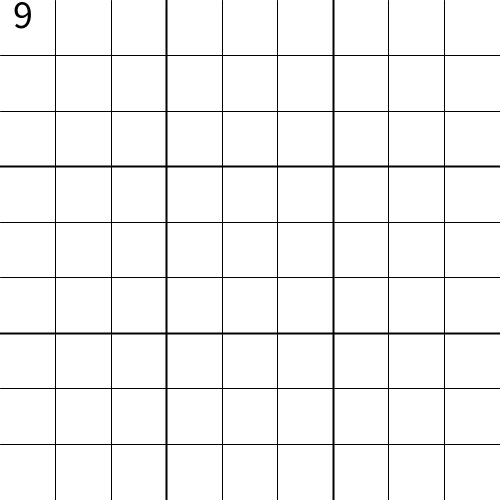
Frame 1 (no input)
Frame 60 (the mouse pressed at the canvas centre just before this capture): identical to frame 1, image omitted
Frame 120 (the mouse held since frame 60 and released just before this capture): identical to frame 1, image omitted

The Processing sketch that drew this single still picture (run headless with seeded random() and noise(); from frame 60 on, the mouse is pressed at the canvas centre):

// Processing sketch: Sodoku_Template
// ── Sodoku_Template.pde
import java.util.*;


void setup(){
  size(500,500);
  background(255,255,255);
  Sodoku board = new Sodoku();
  board.setNumber(9, 1, 1);
  board.printBoard();
}

void draw(){
  
}

class Sodoku {
 
 int[][] board;
  
  Sodoku(){
    board = new int[9][];
    for(int i = 0; i < 9; i++){
      board[i] = new int[9];
      for(int j = 0; j < 9; j++){
          board[i][j] = 0;
      }
    }
  }
  
  Sodoku(int[][] boardInit){
    board = boardInit.clone();
  }
  
  public void printBoard(){
    background(255,255,255);
    drawSquares();
    drawNumbers();
  }
  
  //in this method, 1 corresponds to the first row, and 9 to the last row (we subtract 1 to get rid of 0 indexing!)
  public void setNumber(int val, int x, int y){
    board[x - 1][y - 1] = val;  
  }
  
  public void solveBoard(){
    //TODO: Complete this!  
  }
  
  //returns a list of all the valid numbers that could be put in a given spot
  public List<Integer> validMoves(int x, int y){
    //TODO: Complete this!
    return null;
  }
  
  public boolean isFinished(){
    //TODO: Complete this!
    return false;  
  }
  
  //takes a move and returns whether or not it is a valid move - TODO: complete this if you think it would be helpful for your implementation
  public boolean moveValid(int val, int x, int y){
    if(val > 9 || val < 1){
      return false;  
    }
    return false;
  }
  
  private void drawNumbers(){
    fill(0);
    textSize(40);
    for(int x = 0; x < 9; x++){
      for(int y = 0; y < 9; y++){
        if(board[x][y] != 0){
          text(board[x][y] + "", width*x/9 + width/36, height*y/9, width/9, height/9);
        }
      }
    }
  }
  
  private void drawSquares(){
    strokeWeight(2);
    line(0, height/3, width, height/3);
    line(0, 2*height/3, width, 2*height/3);
    line(width/3, 0, width/3, height);
    line(2*width/3, 0, 2*width/3, height);
    strokeWeight(1);
    for(int i = 1; i < 9; i++){
      line(i*width/9, 0, i*width/9, height);  
    }
    for(int i = 1; i < 9; i++){
      line(0, i*height/9, width, i*height/9);  
    }
  }
  
}
